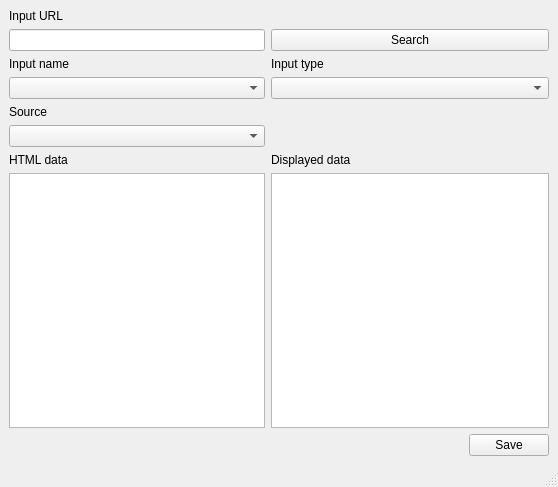
<?xml version="1.0" encoding="UTF-8"?>
<ui version="4.0">
 <class>EditTraitOrFeatData</class>
 <widget class="QMainWindow" name="EditTraitOrFeatData">
  <property name="geometry">
   <rect>
    <x>0</x>
    <y>0</y>
    <width>558</width>
    <height>487</height>
   </rect>
  </property>
  <property name="windowTitle">
   <string>MainWindow</string>
  </property>
  <widget class="QWidget" name="centralwidget">
   <layout class="QGridLayout" name="gridLayout">
    <item row="6" column="0">
     <widget class="QLabel" name="label">
      <property name="text">
       <string>HTML data</string>
      </property>
     </widget>
    </item>
    <item row="3" column="0">
     <widget class="QComboBox" name="name"/>
    </item>
    <item row="8" column="1">
     <spacer name="horizontalSpacer">
      <property name="orientation">
       <enum>Qt::Horizontal</enum>
      </property>
      <property name="sizeHint" stdset="0">
       <size>
        <width>40</width>
        <height>20</height>
       </size>
      </property>
     </spacer>
    </item>
    <item row="0" column="0">
     <widget class="QLabel" name="label_3">
      <property name="text">
       <string>Input URL</string>
      </property>
     </widget>
    </item>
    <item row="4" column="0">
     <widget class="QLabel" name="label_5">
      <property name="text">
       <string>Source</string>
      </property>
     </widget>
    </item>
    <item row="3" column="1" colspan="2">
     <widget class="QComboBox" name="type"/>
    </item>
    <item row="2" column="1" colspan="2">
     <widget class="QLabel" name="label_4">
      <property name="text">
       <string>Input type</string>
      </property>
     </widget>
    </item>
    <item row="7" column="0">
     <widget class="QTextEdit" name="inputHTML"/>
    </item>
    <item row="6" column="1" colspan="2">
     <widget class="QLabel" name="label_2">
      <property name="text">
       <string>Displayed data</string>
      </property>
     </widget>
    </item>
    <item row="1" column="1" colspan="2">
     <widget class="QPushButton" name="search">
      <property name="text">
       <string>Search</string>
      </property>
     </widget>
    </item>
    <item row="2" column="0">
     <widget class="QLabel" name="label_6">
      <property name="text">
       <string>Input name</string>
      </property>
     </widget>
    </item>
    <item row="1" column="0">
     <widget class="QLineEdit" name="url"/>
    </item>
    <item row="8" column="2">
     <widget class="QPushButton" name="save">
      <property name="text">
       <string>Save</string>
      </property>
     </widget>
    </item>
    <item row="7" column="1" colspan="2">
     <widget class="QTextBrowser" name="displayData"/>
    </item>
    <item row="5" column="0">
     <widget class="QComboBox" name="source"/>
    </item>
   </layout>
  </widget>
  <widget class="QMenuBar" name="menubar">
   <property name="geometry">
    <rect>
     <x>0</x>
     <y>0</y>
     <width>558</width>
     <height>21</height>
    </rect>
   </property>
  </widget>
  <widget class="QStatusBar" name="statusBar"/>
 </widget>
 <tabstops>
  <tabstop>url</tabstop>
  <tabstop>search</tabstop>
  <tabstop>type</tabstop>
  <tabstop>inputHTML</tabstop>
  <tabstop>displayData</tabstop>
  <tabstop>save</tabstop>
 </tabstops>
 <resources/>
 <connections/>
</ui>
